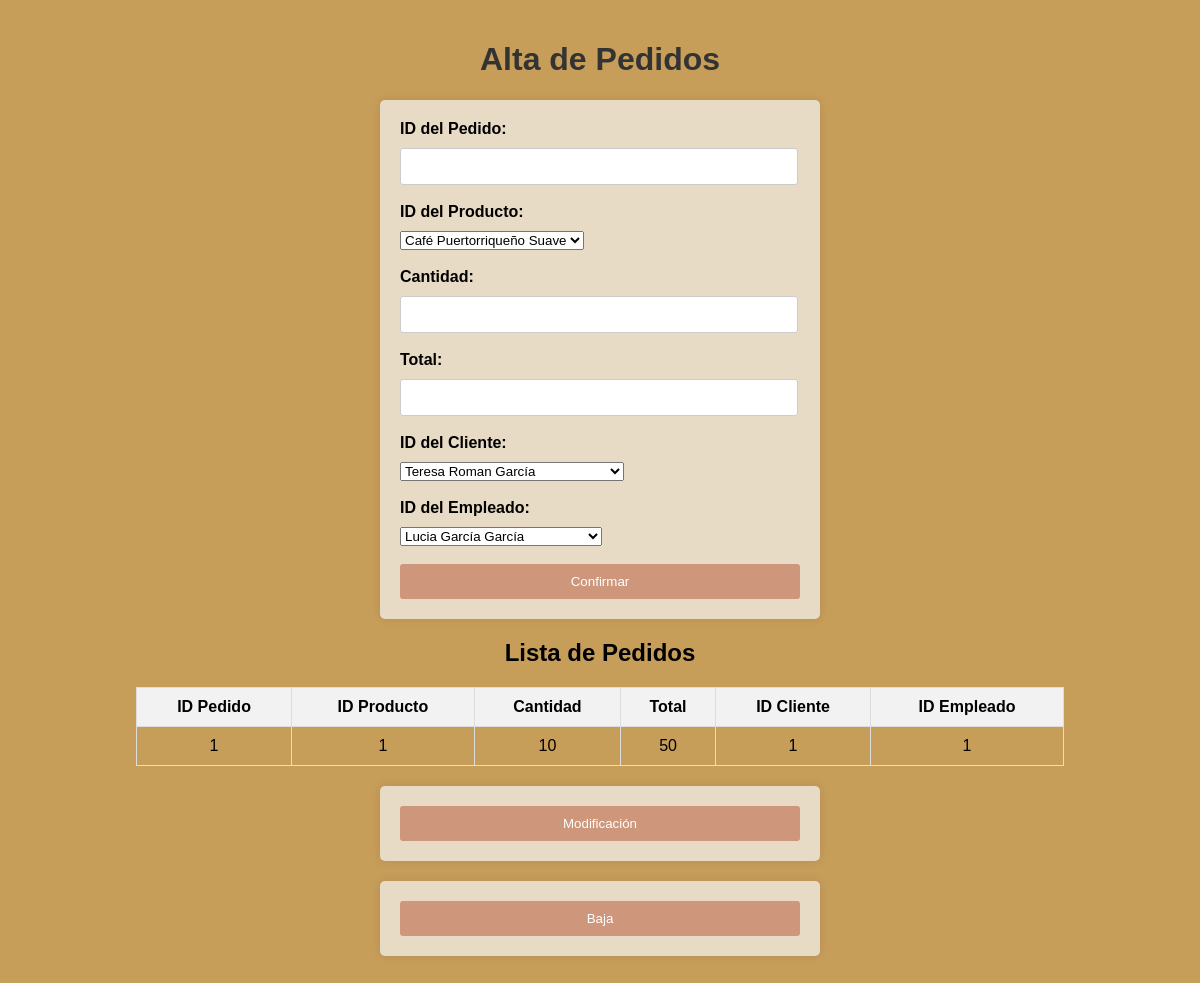
The page /admin/Alta-pedidos.php on the database its author committed.
### tables this page shows
CREATE TABLE IF NOT EXISTS `pedidos` (
  `idPedido` INT NOT NULL,
  `idProducto` INT NOT NULL,
  `Cantidad` INT NOT NULL,
  `Total` VARCHAR(45) NOT NULL,
  `idCliente` INT NOT NULL,
  `idEmpleado` INT NOT NULL,
  PRIMARY KEY (`idPedido`),
  INDEX `fk_Pedidos_Clientes1_idx` (`idCliente` ASC) VISIBLE,
  INDEX `fk_Pedidos_Productos1_idx` (`idProducto` ASC) VISIBLE,
  INDEX `fk_Pedidos_Empleados1_idx` (`idEmpleado` ASC) VISIBLE,
  CONSTRAINT `fk_Pedidos_Clientes1`
    FOREIGN KEY (`idCliente`)
    REFERENCES `clientes` (`idCliente`),
  CONSTRAINT `fk_Pedidos_Empleados1`
    FOREIGN KEY (`idEmpleado`)
    REFERENCES `empleados` (`idEmpleado`),
  CONSTRAINT `fk_Pedidos_Productos1`
    FOREIGN KEY (`idProducto`)
    REFERENCES `productos` (`idProducto`));

### admin/Alta-pedidos.php (the view, shortened to what this page needs)
<!DOCTYPE html>
<html>
<head>
    <link rel="stylesheet" href="../css/Alta.css">
</head>
<body>
    <h1>Alta de Pedidos</h1>
    <form method="POST" action="<?php echo $_SERVER["PHP_SELF"]; ?>">
        <label for="idPedido">ID del Pedido:</label>
        <input type="text" name="idPedido" id="idPedido" required><br><br>
        <label for="idProducto">ID del Producto:</label>
        <select name="idProducto" id="idProducto">
            <?php
            $conexion = conectar();
            $consulta_productos = $conexion->query("SELECT idProducto, NombreProd FROM Productos");
            if ($consulta_productos->num_rows > 0) {
                while ($fila = $consulta_productos->fetch_assoc()) {
                    echo "<option value='{$fila['idProducto']}'>{$fila['NombreProd']}</option>";
                }
            } else {
                echo "<option value=''>No hay productos disponibles</option>";
            }
            ?>
        </select><br><br>
        <label for="cantidad">Cantidad:</label>
        <input type="text" name="cantidad" id="cantidad" required><br><br>
        <label for="total">Total:</label>
        <input type="text" name="total" id="total" required><br><br>
        <label for="idCliente">ID del Cliente:</label>
        <select name="idCliente" id="idCliente">
            <?php
            $conexion = conectar();
            $consulta_clientes = $conexion->query("SELECT idCliente, NombreCli FROM Clientes");
            if ($consulta_clientes->num_rows > 0) {
                while ($fila = $consulta_clientes->fetch_assoc()) {
                    echo "<option value='{$fila['idClientes']}'>{$fila['NombreCli']}</option>";
                }
            } else {
                echo "<option value=''>No hay clientes disponibles</option>";
            }
            ?>
        </select><br><br>
        <label for="idEmpleado">ID del Empleado:</label>
        <select name="idEmpleado" id="idEmpleado">
            <?php
            $conexion = conectar();
            $consulta_empleados = $conexion->query("SELECT idEmpleado, NombreEmp FROM Empleados");
            if ($consulta_empleados->num_rows > 0) {
                while ($fila = $consulta_empleados->fetch_assoc()) {
                    echo "<option value='{$fila['idEmpleado']}'>{$fila['NombreEmp']}</option>";
                }
            } else {
                echo "<option value=''>No hay empleados disponibles</option>";
            }
            ?>
        </select><br><br>
        <button type="submit">Confirmar</button>
    </form>
    <div>
        <?php
        $conexion = conectar();
        $consulta_pedidos = $conexion->query("SELECT idPedido, idProducto, Cantidad, Total, idCliente, idEmpleado FROM Pedidos ORDER BY idPedido");
        if ($consulta_pedidos->num_rows > 0) {
            echo "<h2>Lista de Pedidos</h2>";
            echo "<table border='1'>
                <tr>
                    <th>ID Pedido</th>
                    <th>ID Producto</th>
                    <th>Cantidad</th>
                    <th>Total</th>
                    <th>ID Cliente</th>
                    <th>ID Empleado</th>
                </tr>";
            while ($fila = $consulta_pedidos->fetch_assoc()) {
                echo "<tr>
                    <td>{$fila['idPedido']}</td>
                    <td>{$fila['idProducto']}</td>
                    <td>{$fila['Cantidad']}</td>
                    <td>{$fila['Total']}</td>
                    <td>{$fila['idCliente']}</td>
                    <td>{$fila['idEmpleado']}</td>
                </tr>";
            }
            echo "</table>";
        } else {
            echo "No hay pedidos registrados.";
        }
        ?>
    </div>
    <form action="Modif-pedidos.php" method="post">
        <button type="submit">Modificación</button>
    </form>
    <form action="Baja-pedidos.php" method="post">
        <button type="submit">Baja</button>
    </form>
</body>
</html>

### css/Alta.css (style rules this page uses)
body { font-family: Arial, sans-serif; background-color: #c79d5a; margin: 0; padding: 20px; }
h1 { color: #333; text-align: center; }
form { max-width: 400px; margin: 20px auto; padding: 20px; background-color: #e8dbc5; border-radius: 5px; box-shadow: 0 0 10px rgba(0, 0, 0, 0.1); }
label { display: block; margin-bottom: 10px; font-weight: bold; }
input[type="text"], input[type="number"] { width: 94%; padding: 10px; border: 1px solid #ccc; border-radius: 3px; }
button { width: 100%; padding: 10px; background-color: #CE967B; color: #fff; border: none; border-radius: 3px; cursor: pointer; }
div { text-align: center; }
table { margin-top: 20px; margin-left: 10%; border-collapse: collapse; width: 80%; }
th, td { padding: 10px; border: 1px solid #ddd; }
th { background-color: #f2f2f2; }

### rows shown on the page
pedidos: idPedido "1", idProducto "1", Cantidad "10", Total "50", idCliente "1", idEmpleado "1"

### other values the page prints
form field idProducto "Café Puertorriqueño Suave"
form field idCliente "Teresa Roman García"
form field idEmpleado "Lucia García García"
